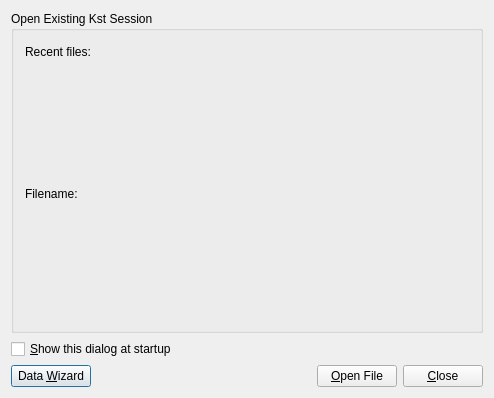
<?xml version="1.0" encoding="UTF-8"?>
<ui version="4.0">
 <class>KstQuickStartDialog</class>
 <widget class="QDialog" name="KstQuickStartDialog">
  <property name="geometry">
   <rect>
    <x>0</x>
    <y>0</y>
    <width>494</width>
    <height>398</height>
   </rect>
  </property>
  <property name="windowTitle">
   <string>Kst QuickStart</string>
  </property>
  <layout class="QGridLayout">
   <item row="2" column="0">
    <layout class="QHBoxLayout">
     <item>
      <widget class="QPushButton" name="_startDataWizard">
       <property name="text">
        <string>Data &amp;Wizard</string>
       </property>
      </widget>
     </item>
     <item>
      <spacer name="spacer6">
       <property name="orientation">
        <enum>Qt::Horizontal</enum>
       </property>
       <property name="sizeType">
        <enum>QSizePolicy::Expanding</enum>
       </property>
       <property name="sizeHint" stdset="0">
        <size>
         <width>120</width>
         <height>20</height>
        </size>
       </property>
      </spacer>
     </item>
     <item>
      <widget class="QPushButton" name="_openFile">
       <property name="text">
        <string>&amp;Open File</string>
       </property>
      </widget>
     </item>
     <item>
      <widget class="QPushButton" name="_close">
       <property name="text">
        <string>&amp;Close</string>
       </property>
      </widget>
     </item>
    </layout>
   </item>
   <item row="1" column="0">
    <layout class="QHBoxLayout">
     <item>
      <widget class="QCheckBox" name="_showAtStartup">
       <property name="sizePolicy">
        <sizepolicy hsizetype="Fixed" vsizetype="Fixed">
         <horstretch>0</horstretch>
         <verstretch>0</verstretch>
        </sizepolicy>
       </property>
       <property name="text">
        <string>&amp;Show this dialog at startup</string>
       </property>
      </widget>
     </item>
     <item>
      <spacer name="spacer7">
       <property name="orientation">
        <enum>Qt::Horizontal</enum>
       </property>
       <property name="sizeType">
        <enum>QSizePolicy::Expanding</enum>
       </property>
       <property name="sizeHint" stdset="0">
        <size>
         <width>200</width>
         <height>20</height>
        </size>
       </property>
      </spacer>
     </item>
    </layout>
   </item>
   <item row="0" column="0">
    <widget class="Q3ButtonGroup" name="buttonGroup1">
     <property name="title">
      <string>Open Existing Kst Session</string>
     </property>
     <layout class="QGridLayout">
      <item row="3" column="0">
       <widget class="KUrlRequester" name="_fileName" native="true"/>
      </item>
      <item row="1" column="0">
       <widget class="Q3ListBox" name="_recentFileList">
        <item>
         <property name="text">
          <string>New Item</string>
         </property>
        </item>
       </widget>
      </item>
      <item row="0" column="0">
       <layout class="QHBoxLayout">
        <item>
         <widget class="QLabel" name="textLabel1">
          <property name="sizePolicy">
           <sizepolicy hsizetype="Fixed" vsizetype="Fixed">
            <horstretch>0</horstretch>
            <verstretch>0</verstretch>
           </sizepolicy>
          </property>
          <property name="text">
           <string>Recent files:</string>
          </property>
          <property name="wordWrap">
           <bool>false</bool>
          </property>
         </widget>
        </item>
        <item>
         <spacer name="spacer4">
          <property name="orientation">
           <enum>Qt::Horizontal</enum>
          </property>
          <property name="sizeType">
           <enum>QSizePolicy::Expanding</enum>
          </property>
          <property name="sizeHint" stdset="0">
           <size>
            <width>303</width>
            <height>20</height>
           </size>
          </property>
         </spacer>
        </item>
       </layout>
      </item>
      <item row="2" column="0">
       <layout class="QHBoxLayout">
        <item>
         <widget class="QLabel" name="textLabel2">
          <property name="sizePolicy">
           <sizepolicy hsizetype="Fixed" vsizetype="Fixed">
            <horstretch>0</horstretch>
            <verstretch>0</verstretch>
           </sizepolicy>
          </property>
          <property name="text">
           <string>Filename:</string>
          </property>
          <property name="wordWrap">
           <bool>false</bool>
          </property>
         </widget>
        </item>
        <item>
         <spacer name="spacer5">
          <property name="orientation">
           <enum>Qt::Horizontal</enum>
          </property>
          <property name="sizeType">
           <enum>QSizePolicy::Expanding</enum>
          </property>
          <property name="sizeHint" stdset="0">
           <size>
            <width>330</width>
            <height>20</height>
           </size>
          </property>
         </spacer>
        </item>
       </layout>
      </item>
     </layout>
    </widget>
   </item>
  </layout>
 </widget>
 <layoutdefault spacing="6" margin="11"/>
 <pixmapfunction>qPixmapFromMimeSource</pixmapfunction>
 <customwidgets>
  <customwidget>
   <class>Q3GroupBox</class>
   <extends>QGroupBox</extends>
   <header>Qt3Support/Q3GroupBox</header>
   <container>1</container>
  </customwidget>
  <customwidget>
   <class>Q3Frame</class>
   <extends>QFrame</extends>
   <header>Qt3Support/Q3Frame</header>
   <container>1</container>
  </customwidget>
  <customwidget>
   <class>Q3ButtonGroup</class>
   <extends>Q3GroupBox</extends>
   <header>Qt3Support/Q3ButtonGroup</header>
   <container>1</container>
  </customwidget>
  <customwidget>
   <class>Q3ListBox</class>
   <extends>Q3Frame</extends>
   <header>q3listbox.h</header>
  </customwidget>
  <customwidget>
   <class>KUrlRequester</class>
   <extends>QWidget</extends>
   <header>kurlrequester.h</header>
  </customwidget>
 </customwidgets>
 <tabstops>
  <tabstop>_recentFileList</tabstop>
  <tabstop>_fileName</tabstop>
  <tabstop>_showAtStartup</tabstop>
  <tabstop>_startDataWizard</tabstop>
  <tabstop>_openFile</tabstop>
  <tabstop>_close</tabstop>
 </tabstops>
 <includes>
  <include location="local">kurlrequester.h</include>
  <include location="local">klineedit.h</include>
  <include location="local">kpushbutton.h</include>
 </includes>
 <resources/>
 <connections>
  <connection>
   <sender>_close</sender>
   <signal>clicked()</signal>
   <receiver>KstQuickStartDialog</receiver>
   <slot>close()</slot>
   <hints>
    <hint type="sourcelabel">
     <x>20</x>
     <y>20</y>
    </hint>
    <hint type="destinationlabel">
     <x>20</x>
     <y>20</y>
    </hint>
   </hints>
  </connection>
 </connections>
</ui>
